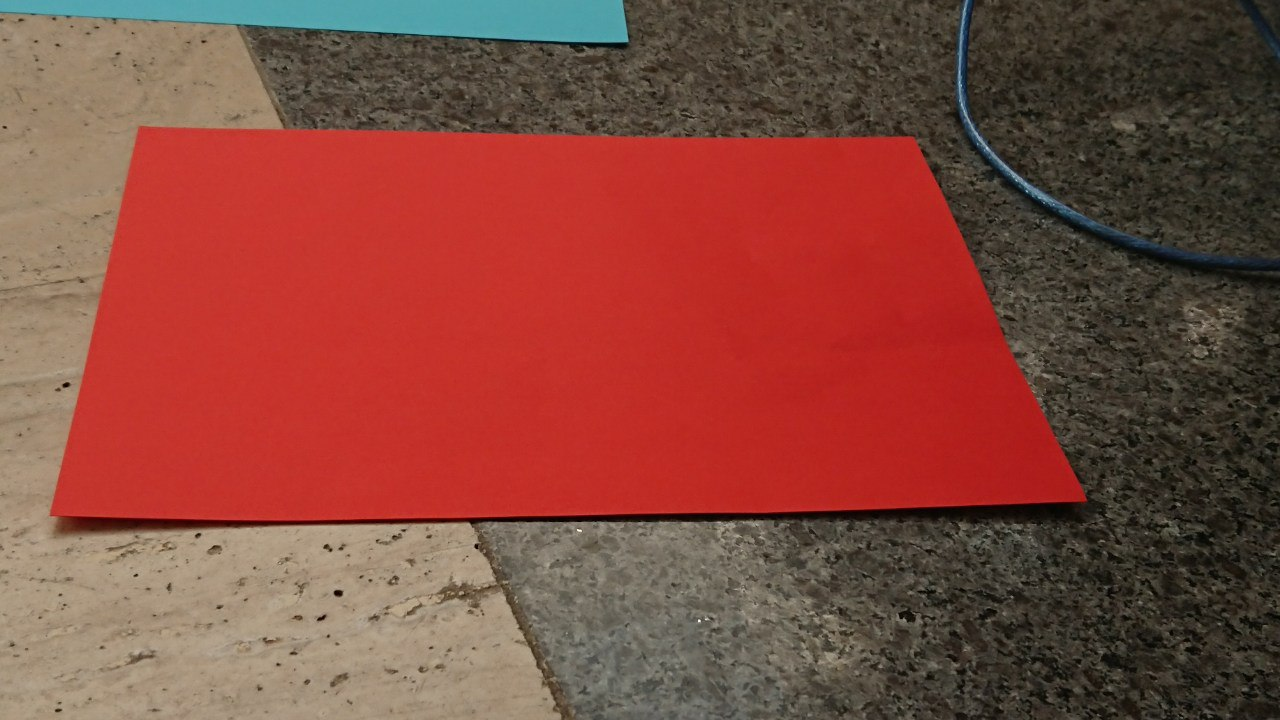
#> input picture resources/kkm-base-photos/red-shadow.jpg, 1280 x 720 px
$ python try2.py   (older library calls are emulated)
#> lines starting #> are read from the running program, lines starting #| are printed output that depends on the picture; after the words box and inside, x2 and y2 are one past the last pixel; in counts of white or black regions, pixels touching at a corner belong together
import cv2
import numpy as np
from matplotlib import pyplot as plt

# loading image
#img0 = cv2.imread('SanFrancisco.jpg',)
img0 = cv2.imread('../../resources/kkm-base-photos/red-shadow.jpg',)
#> img0 is the input picture: shape (720, 1280, 3); mean B, G, R 61.3, 72.3, 131.7

# converting to gray scale
gray = cv2.cvtColor(img0, cv2.COLOR_BGR2GRAY)

# remove noise
img = cv2.GaussianBlur(gray,(3,3),0)

# convolute with proper kernels
laplacian = cv2.Laplacian(img,cv2.CV_64F)
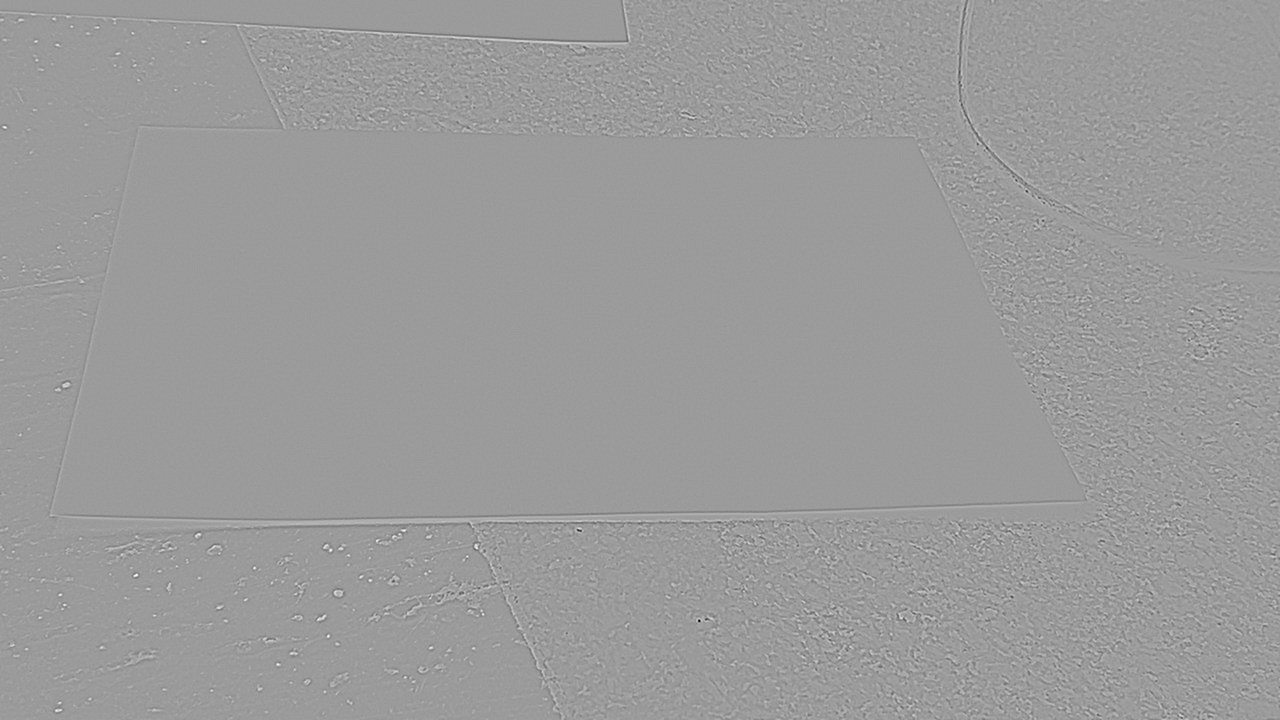
#> laplacian: shape (720, 1280) float64; min -129, max 83, mean 0; drawn with min black and max white
sobelx = cv2.Sobel(img,cv2.CV_64F,1,0,ksize=5)  # x
sobely = cv2.Sobel(img,cv2.CV_64F,0,1,ksize=5)  # y
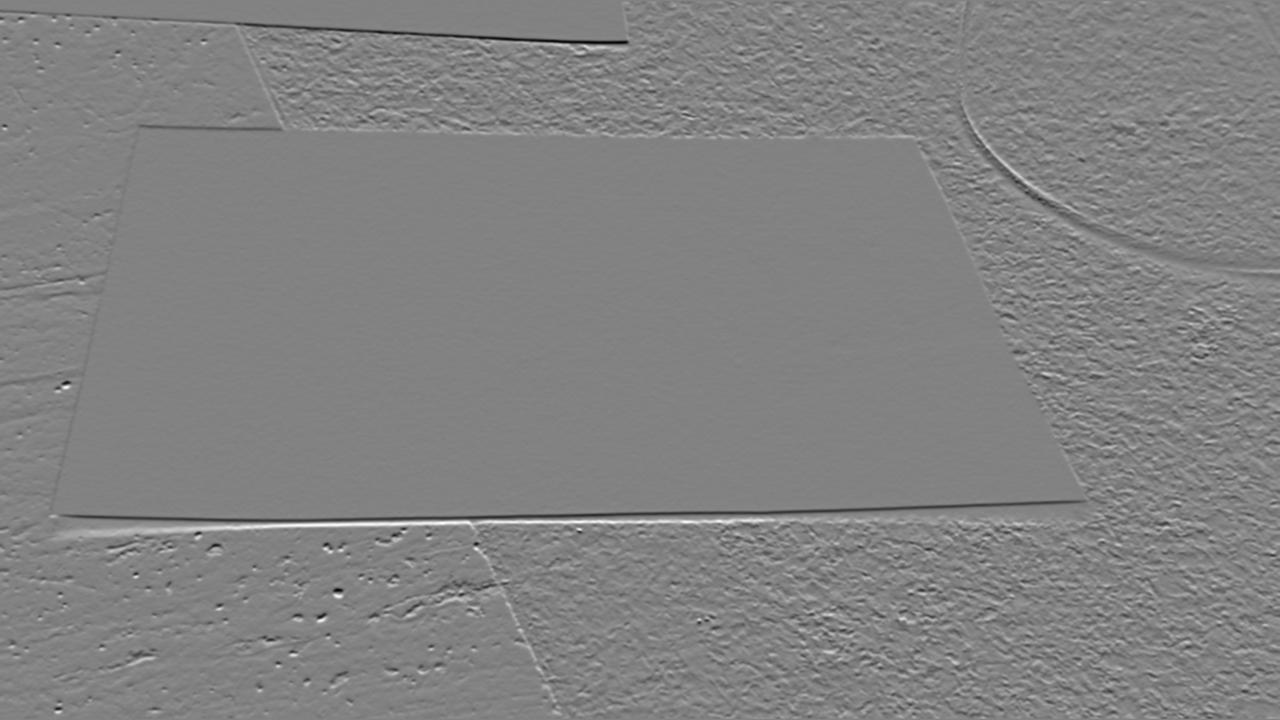
#> sobely: shape (720, 1280) float64; min -5393, max 5165, mean 0.6; drawn with min black and max white

cv2.imshow("contours.jpg", sobelx)
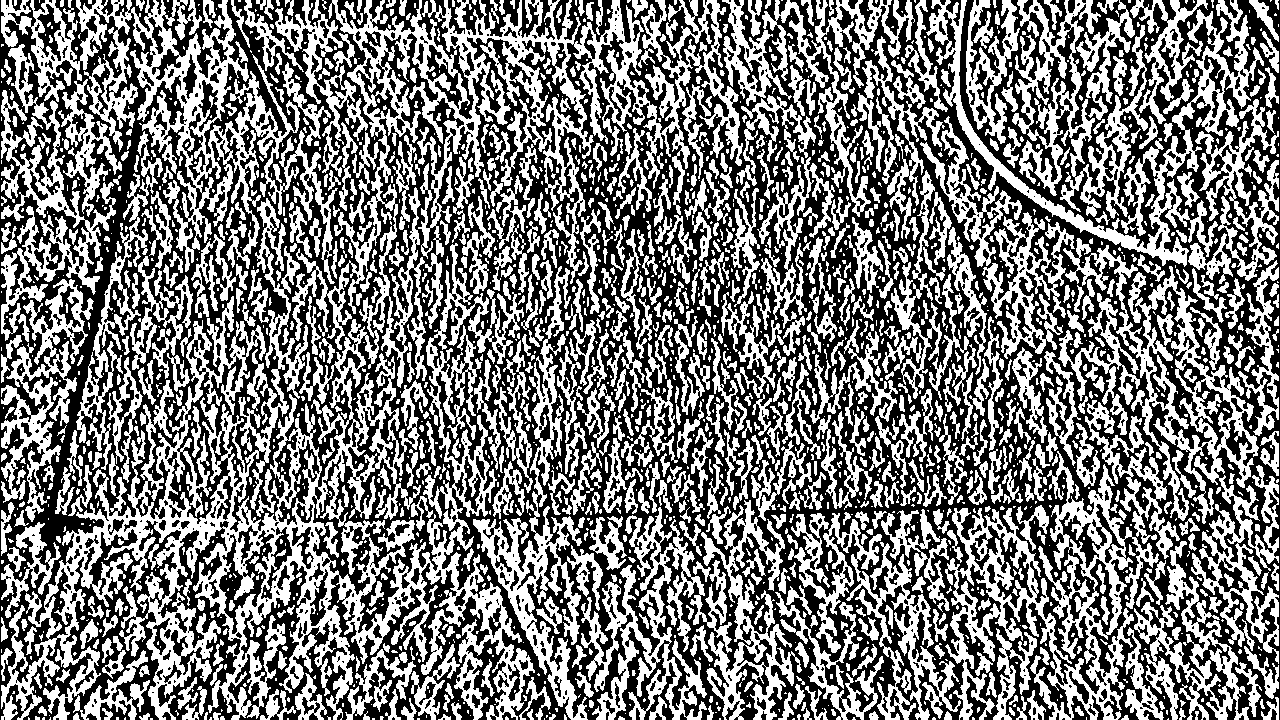
#> window 'contours.jpg': shape (720, 1280); 47.5% white; 2076 white regions (1156 under 20 px), largest, box (x1, y1, x2, y2) and area: (1, 0, 743, 720) 104730, (1, 0, 338, 284) 21913, (945, 451, 1159, 720) 16638
cv2.waitKey()
cv2.imshow("contours.jpg", sobely)
cv2.waitKey()
cv2.imshow("contours.jpg", laplacian)
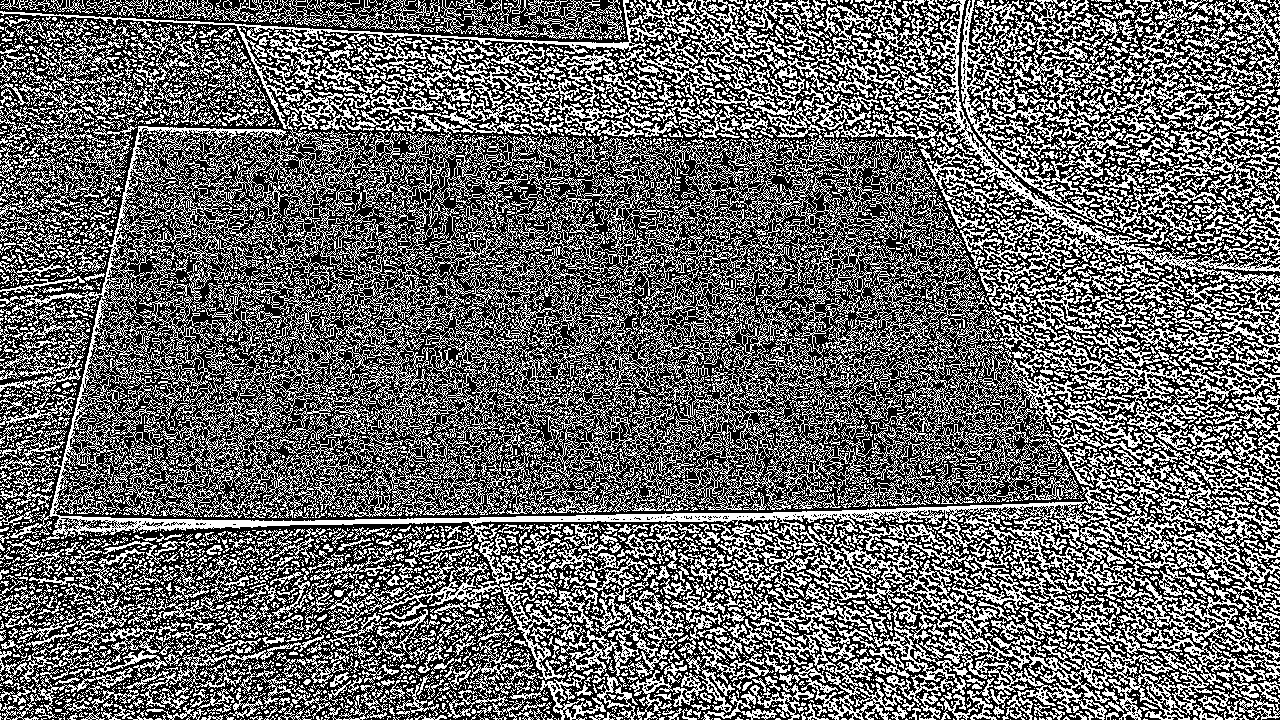
#> window 'contours.jpg': shape (720, 1280); 40.8% white in thin lines or dots
cv2.waitKey()
cv2.destroyAllWindows()


plt.subplot(2,2,1),plt.imshow(img,cmap = 'gray')
plt.title('Original'), plt.xticks([]), plt.yticks([])
plt.subplot(2,2,2),plt.imshow(laplacian,cmap = 'gray')
plt.title('Laplacian'), plt.xticks([]), plt.yticks([])
plt.subplot(2,2,3),plt.imshow(sobelx,cmap = 'gray')
plt.title('Sobel X'), plt.xticks([]), plt.yticks([])
plt.subplot(2,2,4),plt.imshow(sobely,cmap='gray')
plt.title('Sobel Y'), plt.xticks([]), plt.yticks([])

plt.show()

$ run again, with resources/kkm-base-photos/darkblue-light.jpg copied over resources/kkm-base-photos/red-shadow.jpg
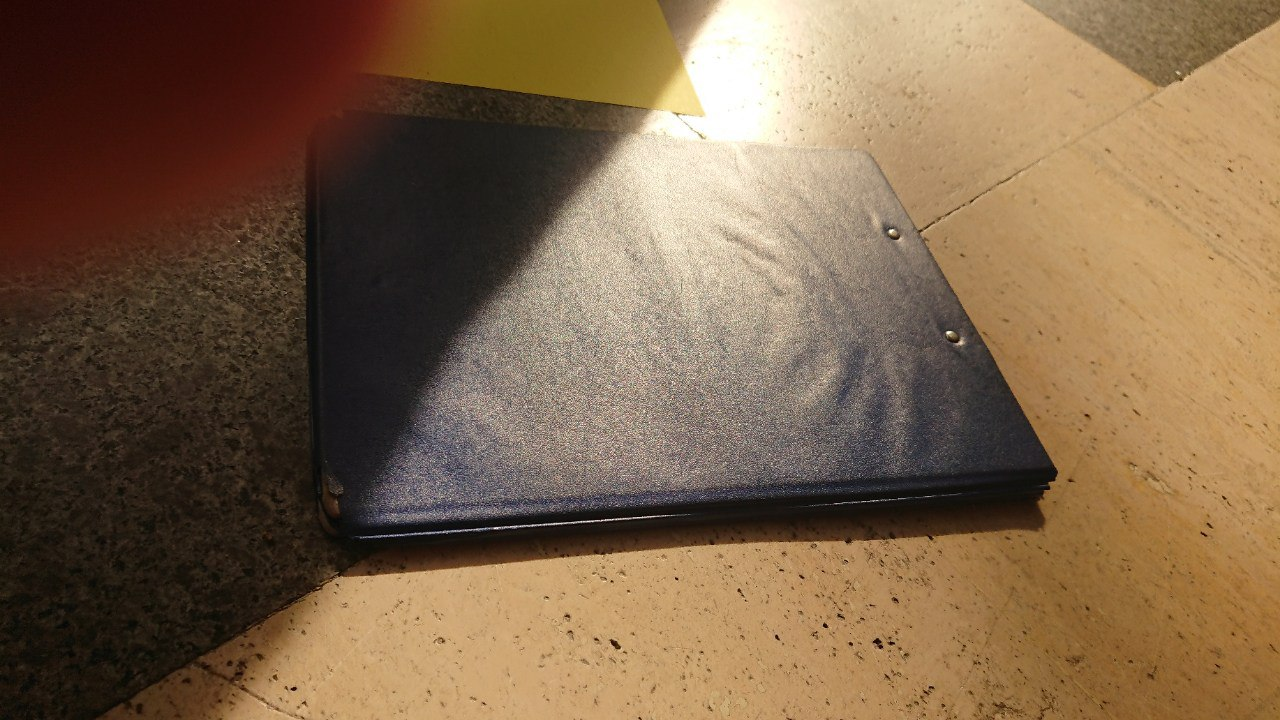
#> input picture resources/kkm-base-photos/darkblue-light.jpg, 1280 x 720 px
#> img0 is the input picture: shape (720, 1280, 3); mean B, G, R 73.9, 100.5, 125.6
#> `cv2.imshow("contours.jpg", sobelx)`:
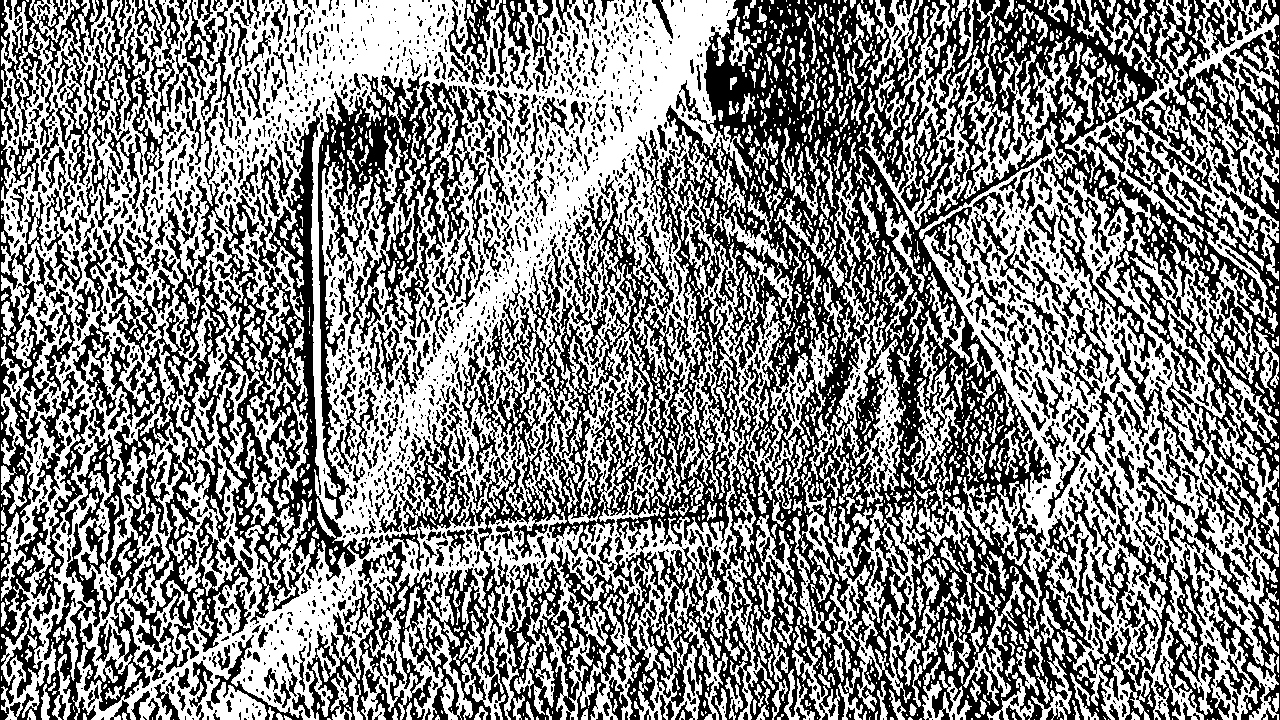
#> window 'contours.jpg': shape (720, 1280); 52.3% white; 2668 black regions (1802 under 20 px), largest, box (x1, y1, x2, y2) and area: (385, 0, 1280, 720) 220036, (155, 99, 378, 624) 25324, (10, 269, 254, 720) 20637
#> `cv2.imshow("contours.jpg", laplacian)`:
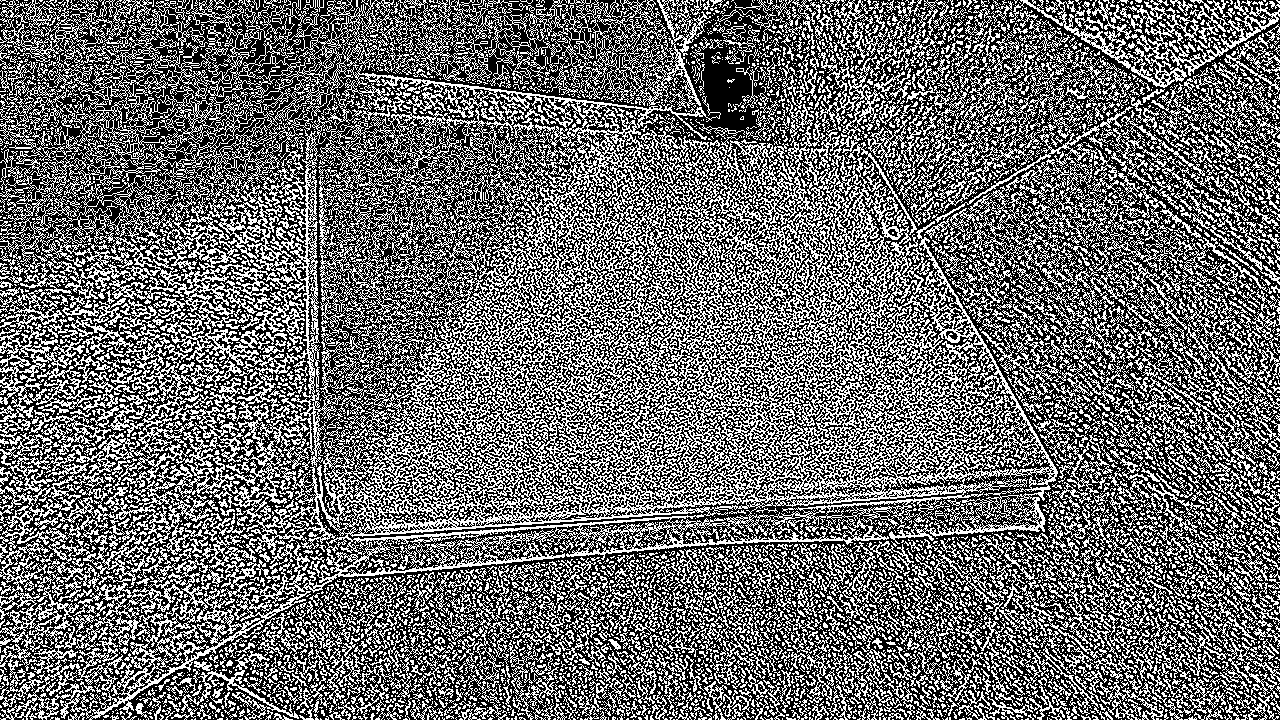
#> window 'contours.jpg': shape (720, 1280); 41.9% white in thin lines or dots
